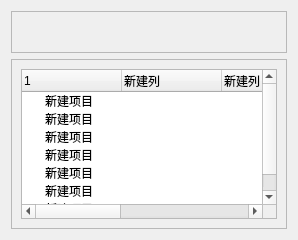
            <widget class="QWidget" name="page_trash">
             <layout class="QHBoxLayout" name="horizontalLayout_4">
              <item>
               <layout class="QVBoxLayout" name="verticalLayout_trash_main">
                <item>
                 <widget class="QFrame" name="frame_trash_content">
                  <property name="sizePolicy">
                   <sizepolicy hsizetype="Preferred" vsizetype="Expanding">
                    <horstretch>0</horstretch>
                    <verstretch>2</verstretch>
                   </sizepolicy>
                  </property>
                  <property name="frameShape">
                   <enum>QFrame::StyledPanel</enum>
                  </property>
                  <property name="frameShadow">
                   <enum>QFrame::Raised</enum>
                  </property>
                 </widget>
                </item>
                <item>
                 <widget class="QFrame" name="frame_trash_head">
                  <property name="sizePolicy">
                   <sizepolicy hsizetype="Preferred" vsizetype="Expanding">
                    <horstretch>0</horstretch>
                    <verstretch>8</verstretch>
                   </sizepolicy>
                  </property>
                  <property name="frameShape">
                   <enum>QFrame::StyledPanel</enum>
                  </property>
                  <property name="frameShadow">
                   <enum>QFrame::Raised</enum>
                  </property>
                  <layout class="QVBoxLayout" name="verticalLayout_4">
                   <item>
                    <widget class="QTreeWidget" name="treeWidget">
                     <column>
                      <property name="text">
                       <string>1</string>
                      </property>
                     </column>
                     <column>
                      <property name="text">
                       <string>新建列</string>
                      </property>
                     </column>
                     <column>
                      <property name="text">
                       <string>新建列</string>
                      </property>
                     </column>
                     <column>
                      <property name="text">
                       <string>新建列</string>
                      </property>
                     </column>
                     <column>
                      <property name="text">
                       <string>新建列</string>
                      </property>
                     </column>
                     <column>
                      <property name="text">
                       <string>新建列</string>
                      </property>
                     </column>
                     <item>
                      <property name="text">
                       <string>新建项目</string>
                      </property>
                     </item>
                     <item>
                      <property name="text">
                       <string>新建项目</string>
                      </property>
                     </item>
                     <item>
                      <property name="text">
                       <string>新建项目</string>
                      </property>
                     </item>
                     <item>
                      <property name="text">
                       <string>新建项目</string>
                      </property>
                     </item>
                     <item>
                      <property name="text">
                       <string>新建项目</string>
                      </property>
                     </item>
                     <item>
                      <property name="text">
                       <string>新建项目</string>
                      </property>
                     </item>
                     <item>
                      <property name="text">
                       <string>新建项目</string>
                      </property>
                     </item>
                    </widget>
                   </item>
                  </layout>
                 </widget>
                </item>
               </layout>
              </item>
             </layout>
            </widget>
